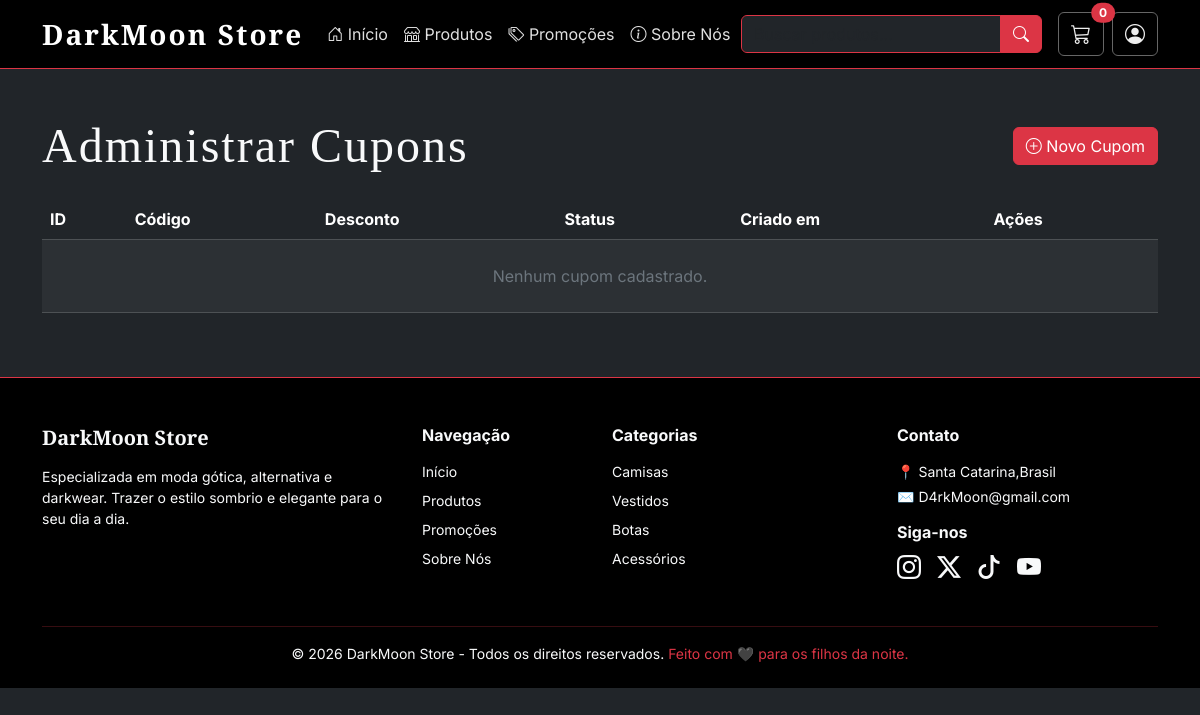
Page /admin_cupons.php on the earlier database version.
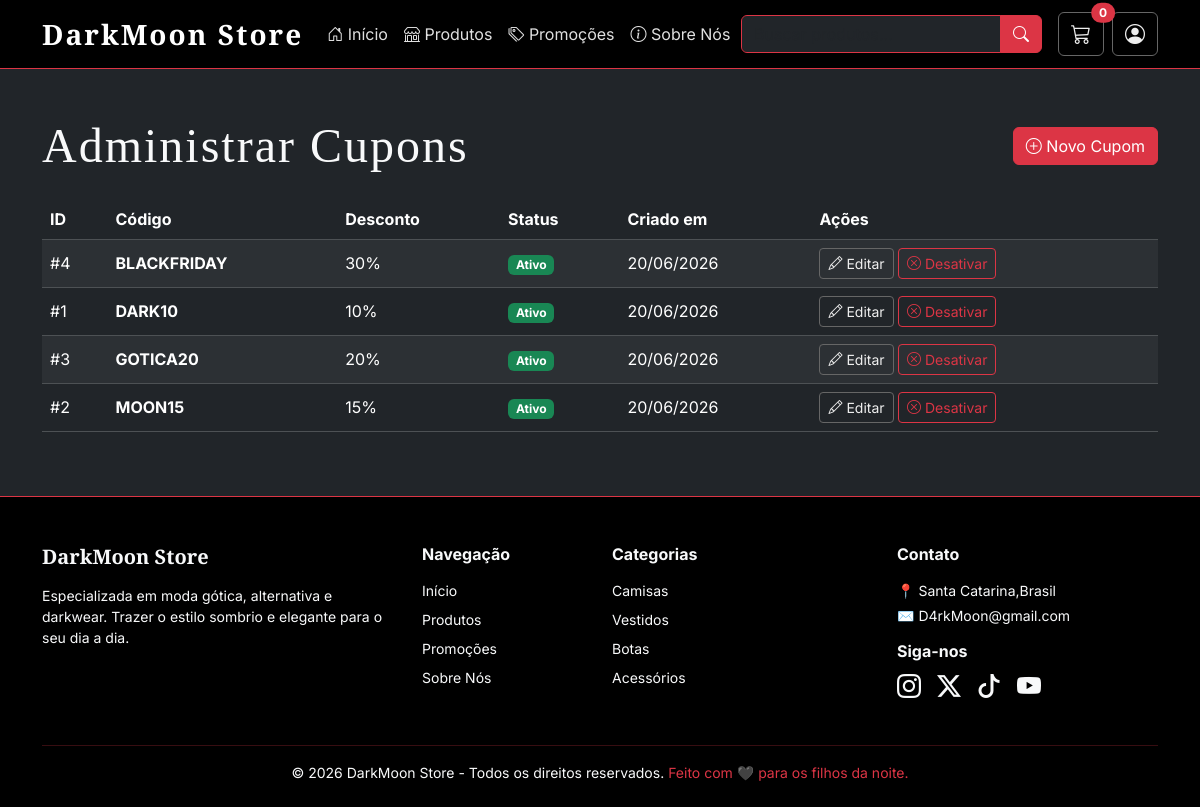
Same page on the later database version.
### tables this page shows
CREATE TABLE cupons (
    id_cupom            INT AUTO_INCREMENT PRIMARY KEY,
    codigo              VARCHAR(50) NOT NULL UNIQUE,
    percentual_desconto DECIMAL(5,2) NOT NULL,
    ativo               TINYINT(1) NOT NULL DEFAULT 1,
    data_criacao        TIMESTAMP DEFAULT CURRENT_TIMESTAMP
);

### admin_cupons.php (the view, shortened to what this page needs)
<?php
include 'templates/header.php';
include 'config/conexao.php';
?>
<div class="container mt-5 mb-5">
    <div class="d-flex justify-content-between align-items-center mb-4">
        <h1 class="display-5 mb-0">Administrar Cupons</h1>
        <a href="cupom_form.php" class="btn btn-danger">
            <i class="bi bi-plus-circle"></i> Novo Cupom
        </a>
    </div>
    <div class="table-responsive">
        <table class="table table-dark table-striped align-middle">
            <thead>
                <tr>
                    <th>ID</th>
                    <th>Código</th>
                    <th>Desconto</th>
                    <th>Status</th>
                    <th>Criado em</th>
                    <th>Ações</th>
                </tr>
            </thead>
            <tbody>
                <?php
                $sql = "SELECT * FROM cupons ORDER BY ativo DESC, codigo";
                $result = $conn->query($sql);
                if ($result && $result->num_rows > 0):
                    while ($cupom = $result->fetch_assoc()):
                ?>
                    <tr>
                        <td>#<?= (int) $cupom['id_cupom'] ?></td>
                        <td><strong><?= htmlspecialchars($cupom['codigo']) ?></strong></td>
                        <td><?= number_format($cupom['percentual_desconto'], 0) ?>%</td>
                        <td>
                            <?php if ($cupom['ativo']): ?>
                                <span class="badge bg-success">Ativo</span>
                            <?php else: ?>
                                <span class="badge bg-secondary">Inativo</span>
                            <?php endif; ?>
                        </td>
                        <td><?= date('d/m/Y', strtotime($cupom['data_criacao'])) ?></td>
                        <td>
                            <a href="cupom_form.php?id=<?= $cupom['id_cupom'] ?>" class="btn btn-outline-light btn-sm">
                                <i class="bi bi-pencil"></i> Editar
                            </a>
                            <?php if ($cupom['ativo']): ?>
                                <a href="cupom_excluir.php?id=<?= $cupom['id_cupom'] ?>"
                                   class="btn btn-outline-danger btn-sm"
                                   onclick="return confirm('Desativar este cupom? Ele deixará de funcionar na loja.');">
                                    <i class="bi bi-x-circle"></i> Desativar
                                </a>
                            <?php endif; ?>
                        </td>
                    </tr>
                <?php
                    endwhile;
                else:
                ?>
                    <tr>
                        <td colspan="6" class="text-center text-secondary py-4">Nenhum cupom cadastrado.</td>
                    </tr>
                <?php endif; ?>
            </tbody>
        </table>
    </div>
</div>
<?php include 'templates/footer.php'; ?>

Differences in the rows shown:
added cupons: id_cupom "4", codigo "BLACKFRIDAY", percentual_desconto "30", ativo "Ativo", data_criacao "20/06/2026"
added cupons: id_cupom "1", codigo "DARK10", percentual_desconto "10", ativo "Ativo", data_criacao "20/06/2026"
added cupons: id_cupom "3", codigo "GOTICA20", percentual_desconto "20", ativo "Ativo", data_criacao "20/06/2026"
added cupons: id_cupom "2", codigo "MOON15", percentual_desconto "15", ativo "Ativo", data_criacao "20/06/2026"
Other differences:
text no longer shown: "Nenhum cupom cadastrado."
